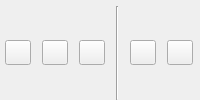
            <widget class="QWidget" name="horizontalWidget" native="true">
             <property name="sizePolicy">
              <sizepolicy hsizetype="Maximum" vsizetype="Preferred">
               <horstretch>0</horstretch>
               <verstretch>0</verstretch>
              </sizepolicy>
             </property>
             <layout class="QHBoxLayout" name="horizontalLayout_4">
              <property name="leftMargin">
               <number>0</number>
              </property>
              <property name="topMargin">
               <number>6</number>
              </property>
              <property name="rightMargin">
               <number>0</number>
              </property>
              <property name="bottomMargin">
               <number>0</number>
              </property>
              <item>
               <widget class="QToolButton" name="insert_above_button">
                <property name="toolTip">
                 <string>Add Row Before</string>
                </property>
                <property name="statusTip">
                 <string>Add Row Before</string>
                </property>
                <property name="text">
                 <string/>
                </property>
                <property name="icon">
                 <iconset resource="../../resources/base/resources.qrc">
                  <normaloff>:/icons/table-insert-row-before.png</normaloff>:/icons/table-insert-row-before.png</iconset>
                </property>
                <property name="iconSize">
                 <size>
                  <width>18</width>
                  <height>18</height>
                 </size>
                </property>
               </widget>
              </item>
              <item>
               <widget class="QToolButton" name="insert_below_button">
                <property name="sizePolicy">
                 <sizepolicy hsizetype="Maximum" vsizetype="Fixed">
                  <horstretch>0</horstretch>
                  <verstretch>0</verstretch>
                 </sizepolicy>
                </property>
                <property name="toolTip">
                 <string>Add Row After</string>
                </property>
                <property name="statusTip">
                 <string>Add Row After</string>
                </property>
                <property name="text">
                 <string/>
                </property>
                <property name="icon">
                 <iconset resource="../../resources/base/resources.qrc">
                  <normaloff>:/icons/table-insert-row-after.png</normaloff>:/icons/table-insert-row-after.png</iconset>
                </property>
                <property name="iconSize">
                 <size>
                  <width>18</width>
                  <height>18</height>
                 </size>
                </property>
               </widget>
              </item>
              <item>
               <widget class="QToolButton" name="remove_button">
                <property name="toolTip">
                 <string>Remove Row</string>
                </property>
                <property name="statusTip">
                 <string>Remove Row</string>
                </property>
                <property name="text">
                 <string/>
                </property>
                <property name="icon">
                 <iconset resource="../../resources/base/resources.qrc">
                  <normaloff>:/icons/table-delete-row.png</normaloff>:/icons/table-delete-row.png</iconset>
                </property>
                <property name="iconSize">
                 <size>
                  <width>18</width>
                  <height>18</height>
                 </size>
                </property>
               </widget>
              </item>
              <item>
               <widget class="Line" name="line_4">
                <property name="orientation">
                 <enum>Qt::Vertical</enum>
                </property>
               </widget>
              </item>
              <item>
               <widget class="QToolButton" name="move_up_button">
                <property name="text">
                 <string/>
                </property>
                <property name="icon">
                 <iconset resource="../../resources/base/resources.qrc">
                  <normaloff>:/icons/row_up.png</normaloff>:/icons/row_up.png</iconset>
                </property>
                <property name="iconSize">
                 <size>
                  <width>18</width>
                  <height>18</height>
                 </size>
                </property>
               </widget>
              </item>
              <item>
               <widget class="QToolButton" name="move_down_button">
                <property name="text">
                 <string/>
                </property>
                <property name="icon">
                 <iconset resource="../../resources/base/resources.qrc">
                  <normaloff>:/icons/row_down.png</normaloff>:/icons/row_down.png</iconset>
                </property>
                <property name="iconSize">
                 <size>
                  <width>18</width>
                  <height>18</height>
                 </size>
                </property>
               </widget>
              </item>
             </layout>
            </widget>
